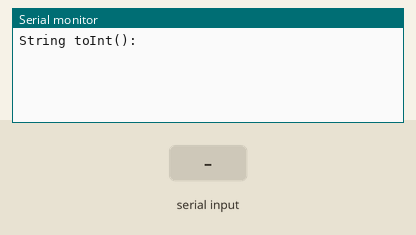
Bench run of a sketch on a simulated Arduino Uno, built with avr-gcc and run on an emulated ATmega328P. Shown: the last lines printed to the serial monitor. Inputs (shaded band) come from the test bench.

Above: at 1.2 s.
1.3 s: "90,45\n" received over Serial
At 2.5 s:
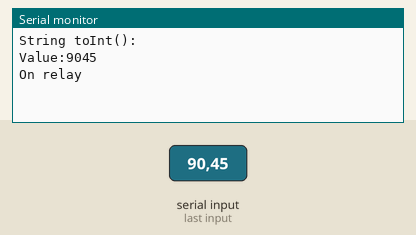
2.8 s: "30,150\n" received over Serial
At 4.0 s:
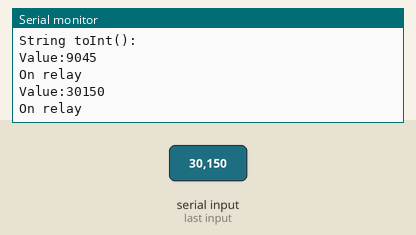

The sketch:

stringToInt.ino
```cpp
String inString = "";    // string to hold input
int batteryStatus;
#define RELAY_SWITCH 7

void setup() {
  // Open serial communications and wait for port to open:
  Serial.begin(9600);
  while (!Serial) {
    ; // wait for serial port to connect. Needed for native USB port only
  }

  // send an intro:
  Serial.println("\n\nString toInt():");
  Serial.println();
}

void loop() {
  // Read serial input:
  while (Serial.available() > 0) {
    int inChar = Serial.read();
    if (isDigit(inChar)) {
      // convert the incoming byte to a char and add it to the string:
      inString += (char)inChar;
    }
    if (inChar == '\n') {
      batteryStatus = inString.toInt();
      Serial.print("Value:");
      Serial.println(batteryStatus);
      inString = ""; // clear the string for new input:
      if(batteryStatus){
        digitalWrite(RELAY_SWITCH, HIGH);
        Serial.println("On relay");
      }
      else{
        digitalWrite(RELAY_SWITCH, LOW);
        Serial.println("Off relay");
      }
    }
  }
}
```

Measured:
- after the input at 1.3 s, the serial monitor: prints a new line at once (image 1)
- after the input at 2.8 s, the serial monitor: prints a new line at once (image 2)
